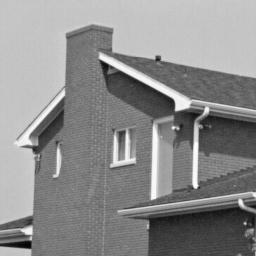
#> input picture TME6/img/house2.png, 256 x 256 px
$ jupyter execute --allow-errors TME6.ipynb
#> lines starting #> are read from the running program, lines starting #| are printed output that depends on the picture; after the words box and inside, x2 and y2 are one past the last pixel; in counts of white or black regions, pixels touching at a corner belong together
**Hugo Riffaud de Turckheim : 3800256**
**Charline Curaut : 3810013**

# Practical work 6 : Harris Corner Detector

The goal of this pratical work is to implement the Harris-Stephen's corners detector (C. Harris and M. Stephens. A combined corner and edge detector. In Proc. Fourth Alvey Vision Conference, pages 147–151, 1988).

Recall the Harris detector computes a map of corners from an image $I$:
$$
R(x,y) = \operatorname{det}(M) - k (\operatorname{trace}(M))^2, (x,y) \text{pixels}
$$
with $k\in[0.04, 0.06]$. $M$ is the auto-correlation of image $I$:
$$
M=\begin{pmatrix}
\sum_{x,y \in W} w(x,y)I_x^2 &
\sum_{x,y \in W} w(x,y)I_xI_y \\
\sum_{x,y \in W} w(x,y)I_xI_y &
\sum_{x,y \in W} w(x,y)I_y^2
\end{pmatrix}
=\begin{pmatrix}
A & B \\ C & D
\end{pmatrix}
$$
with $w(x,y)=\frac1{2\pi \sigma^2}e^{\frac{(x-x_c)^2 + (y-y_c)^2}{2\sigma^2}}$ a Gaussian mask centered on the window $W$. Partial derivatives $I_x$ and $I_y$ are estimated by one of the following kernels :
- Gradient:  $G_x = \begin{pmatrix} 0 & 0 & 0\\ 1 & 0 &-1 \\ 0 & 0 & 0 \end{pmatrix}$,
 $G_y = G_x^T$
- Prewitt: $G_x = \begin{pmatrix} 1 & 0 & -1\\ 1 & 0 &-1 \\ 1 & 0 & -1 \end{pmatrix}$,
 $G_y = G_x^T$
- Sobel: $G_x = \begin{pmatrix} 1 & 0 & -1\\ 2 & 0 &-2 \\ 1 & 0 & -1 \end{pmatrix}$,
 $G_y = G_x^T$


[cell 1]
# Load useful libraries

from PIL import Image
import matplotlib.pyplot as plt
import numpy as np
import scipy.signal
from matplotlib import cm

import os
import imageio
# Useful functions
def gaussianKernel(sigma):
    """ double -> Array
        return a gaussian kernel of standard deviation sigma
    """
    n2 = int(np.ceil(3*sigma))
    x,y = np.meshgrid(np.arange(-n2,n2+1),np.arange(-n2,n2+1))
    kern = np.exp(-(x**2+y**2)/(2*sigma*sigma))
    return  kern/kern.sum()

def display_gif(fn):
    from IPython import display
    return display.HTML('<img src="{}">'.format(fn))

def rotateImage(I,a):
    """ Array*float -> Array
        return a rotation of angle a (degree) of image I
    """
    return np.array(Image.fromarray(I).rotate(a, expand=True, fillcolor=127))

def affine_transfo(I,a,b):
    tmp=a*I+b
    tmp= np.where(tmp>=255,255,tmp)
    tmp= np.where(tmp<=0,0,tmp)
    return (np.rint(tmp)).astype(int)

## Exercise 1: Harris response calculation

1) Write a function `computeR(I, scale, kappa)` that returns the Harris response $R$ from an image $I$ and a scale $scale$. You will use 5 steps:
- Computation of the directionnal derivate $I_x$ and $I_y$. Use the Sobel kernel.
- Computation of the products $I_x^2$, $I_y^2$, $I_x.I_y$.
- Computation of the convolution of $I_x^2$, $I_y^2$ and $I_x.I_y$ by a gaussian kernel of size N (use given function `gaussianKernel()`)
- Computation of $\operatorname{det}(M(x,y))$ and $\operatorname{trace}(M(x,y))$ for each pixel
- Computation of $R(x,y) = \operatorname{det}(M(x,y)) - k.(\operatorname{trace}(M(x,y)))^2$. You can use $k = 0.04$.

 You can compute the convolutions by using the ```scipy.signal.convolve2d``` function.

[cell 2]
def computeR(image,scale,kappa):
    """ Array[n, m]*float*float->Array[n, m]
    """
#> called with scale = 15, kappa = 0.04
    sobelY = np.array([[1,2,1],[0,0,0],[-1,-2,-1]])
    sobelX = np.transpose(sobelY)

    Ix = scipy.signal.convolve2d(image,sobelX,mode='same')
    Iy = scipy.signal.convolve2d(image,sobelY,mode='same')

    Ixx = Ix**2
    Iyy = Iy**2
    Ixy = Ix*Iy

    gauss = gaussianKernel(scale)
    gaussX = scipy.signal.convolve2d(Ixx,gauss,mode='same')
    gaussY = scipy.signal.convolve2d(Iyy,gauss,mode='same')
    gaussProduct = scipy.signal.convolve2d(Ixy,gauss,mode='same')

    detM = gaussX*gaussY - gaussProduct*gaussProduct
    traceM = gaussX + gaussY

    R = detM - kappa*traceM**2

    return R

2) Write a script that displays the Harris response for the image ```img/house2.png``` along with the original image. Use a gaussian window of size $W=15$ pixels.

[cell 3]
house = np.array(Image.open('img/house2.png'))

fig = plt.figure(figsize=plt.figaspect(0.25))

ax = fig.add_subplot(1, 2, 1)
ax.imshow(house,cmap="gray")
ax.set_title("original")

ax = fig.add_subplot(1, 2, 2)
ax.imshow(computeR(house,15,0.04),cmap="gray")
ax.set_title("Harris response")
#> figure, not shown here; palette indices are drawn, not the picture's colours

#> (a cell that did not finish here is left out)

#> call 2 of computeR, with scale = 2.1, kappa = 0.04
#> in computeR (call 2), `gaussProduct = scipy.signal.convolve2d(Ixy,gauss,mode='same')`:
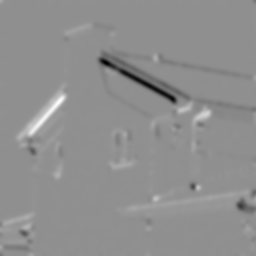
#> gaussProduct: shape (256, 256) float64; min -71344.4, max 55041, mean -160.3; drawn with min black and max white

#> (a cell that did not finish here is left out)

3) Write in a few lines an interpretation of the results, explaining how the Harris response allows to detect and discriminate homogeneous areas, edges and corners.

Avec la seconde image (qui est très simple puisque ce n'est qu'un carré), on voit mieux ce que donne le détecteur de Harris. On obtient une image dans laquelle les coins apparaissent en blanc (valeurs positives), et les limites de surface apparaissent en noir (valeurs négatives). Tout ce qui n'est pas des coins ou des limites sont des zones (valent 0 dans la matrice) et apparaissent en gris

## Exercise 2 : Harris corner detector
From the Harris response calculated at exercise 1, we will write all the functions needed for the Harris detector. Write the following functions:

1) A function `thresholdR(R, thres)` that calculates and returns the binary thresholding $R_b$ of the response $R$ according to the threshold $thres$

[cell 6]
def thresholdR(R, thres):
    """ Array[n, m] * float -> Array[n, m]
    """
#> called with thres = 40000000
    return np.where(R>thres,1,0)
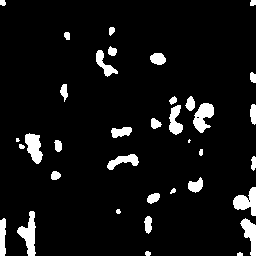
#> returned value: shape (256, 256) int64; values 0 (black) and 1 (white), 6.9% white; 36 white regions (2 under 20 px), largest, box (x1, y1, x2, y2) and area: (17, 211, 36, 256) 425, (193, 103, 214, 133) 382, (233, 187, 256, 216) 375

2) A function `Rnms(R, Rbin)` that performs a non-maximum supression from the response $R$ and the binarized response $R_{bin}$. It returns the image $R_{locmax}$ (same size as $R$) =1 where $R_{bin}=1$ and the pixel has a greater value $R$ than its 8 nearest neighbors.

**Bonus**: Write a faster version of the script using Numpy function `np.roll()`.

[cell 7]
def imagePad(I,h) :
    nb = int((max(h.shape[0],h.shape[1]) - 1) / 2.0)
#> nb = 1
    mat1 = np.hstack((np.zeros((I.shape[0], nb)), I, np.zeros((I.shape[0], nb))))
    mat2 = np.vstack((np.zeros((nb, mat1.shape[1])), mat1, np.zeros((nb, mat1.shape[1]))))
    return mat2

[cell 8]
def rnms(R,Rbin) :

    R_tmp = imagePad(R,np.zeros((3,3)))
    Rbin_tmp = imagePad(Rbin,np.zeros((3,3)))
#> in imagePad (call 2), `mat1 = np.hstack((np.zeros((I.shape[0], nb)), I, np.zeros((I.shape[0],..`: mat1: shape (256, 258) float64; values 0 (black) and 1 (white), 6.9% white; 36 white regions (2 under 20 px), largest, box (x1, y1, x2, y2) and area: (18, 211, 37, 256) 425, (194, 103, 215, 133) 382, (234, 187, 257, 216) 375
#> in imagePad (call 2), `mat2 = np.vstack((np.zeros((nb, mat1.shape[1])), mat1, np.zeros((nb, m..`: mat2: shape (258, 258) float64; values 0 (black) and 1 (white), 6.8% white; 36 white regions (2 under 20 px), largest, box (x1, y1, x2, y2) and area: (18, 212, 37, 257) 425, (194, 104, 215, 134) 382, (234, 188, 257, 217) 375
    Rlocmax = np.zeros(R_tmp.shape)

    for i in range(1,R.shape[0]) :
        for j in range(1,R.shape[1]) :
            neighbors = R_tmp[i-1:i+2,j-1:j+2]
            if (Rbin_tmp[i][j]==1 and R_tmp[i][j]==np.max(neighbors)) :
                Rlocmax[i][j] = 1
#> Rlocmax: shape (258, 258) float64; values 0 (black) and 1 (white), 0.1% white in thin lines or dots

    return Rlocmax[1:Rlocmax.shape[0]-1,1:Rlocmax.shape[0]-1]
#> returned value: shape (256, 256) float64; values 0 (black) and 1 (white), 0.11% white in thin lines or dots

3) Write a function ``cornerDetector(image, scale, kappa, thresh)`` that returns an array of the same size as the image. The array takes two values: 1 where a corner is detected and 0 elsewhere.

[cell 9]
def cornerDetector(image, sigma, kappa, thres):
    """ Array[n, m]*float*float*float -> Array[n, m]
    """
    R = computeR(image,sigma,kappa)
    Rbin = thresholdR(R,thres)
    return rnms(R,Rbin)

4 ) Display the detected corners on the original image for the image ```img/house2.png```. Each detected corner will be displayed as a small red disk. You can use the functions ```np.nonzero()``` and ```plt.scatter()``` to that purpose.

[cell 10]
def visu_detected_edges(tmp_I, sigma, kappa, thres):
    I=tmp_I.copy()
    detector = cornerDetector(I, sigma, kappa, thres)

    fig = plt.figure(figsize=plt.figaspect(0.25))

    ax = fig.add_subplot(1, 3, 1)
    ax.imshow(tmp_I,cmap="gray")
    ax.set_title("original")

    new_I=np.dstack((tmp_I.copy(),tmp_I.copy(),tmp_I.copy()))
#> new_I is the input picture: shape (256, 256, 3); min 0, max 255, mean 140


    for i in range(I.shape[0]):
        for j in range(I.shape[1]):
            if detector[i,j]>0:
                new_I[i-3:i+3,j-3:j+3]=[255,0,0]
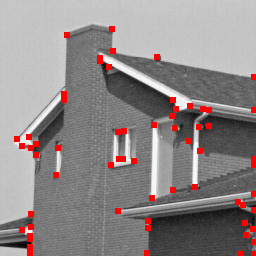
#> new_I: shape (256, 256, 3); 3.29% of pixels changed, all inside (x1, y1, x2, y2) = (14, 26, 256, 256); drawn as R, G, B


    ax = fig.add_subplot(1, 3, 2, projection='3d')
    X,Y = np.meshgrid(range(tmp_I.shape[1]), range(tmp_I.shape[0]))
    ax.plot_surface(X, Y, tmp_I, rstride=1, cstride=1, cmap=cm.coolwarm,linewidth=0, antialiased=False)
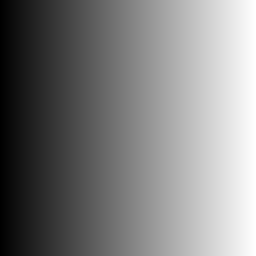
#> X: shape (256, 256) int64; min 0, max 255, mean 127.5
    ax.set_title("3d projection of the original")

    ax = fig.add_subplot(1, 3, 3)
    ax.imshow(new_I)
    ax.set_title("detected corners")

#> (a cell that did not finish here is left out)

[cell 12]
visu_detected_edges(house,2.1,0.04,4e7)
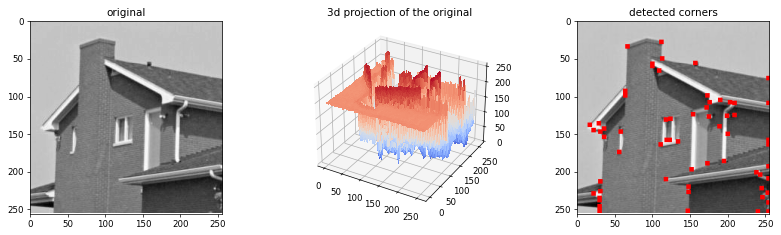
#> figure drawn by matplotlib, 3 panels; palette indices are drawn, not the picture's colours

5) Evaluate the performances of the corner detector. Try to find good values for Sigma and Threshold.

On peut voir qu'en fonction de la taille du noyau choisi, l'algo retourne plus ou moins de coins. En effet le filtre gaussien a tendance à retirer les basses fréquences qui caractérisent les contours et par conséquent les coins, donc plus le filtre est grand et plus on retire de coins.

On remarque que l'algorithme a marqué plusieurs points dans le ciel comme des coins. Cela est dû au fait que le ciel n'est pas une texture d'une couleur unique (comme on peut le remarquer sur le plot 3D).

## Exercise 3 : Properties of Harris corner detector

The goal of this exercice is to study some invariance properties of Harris detector.

1) Write a script that detects the corners on the images ```img/toyHorse1.png``` and ```img/toyHorse2.png``` with a scale of 15 and appropriate threshold value. Display the detected corners on the images.

[cell 13]
toy1 = np.array(Image.open('img/toyHorse1.png'))
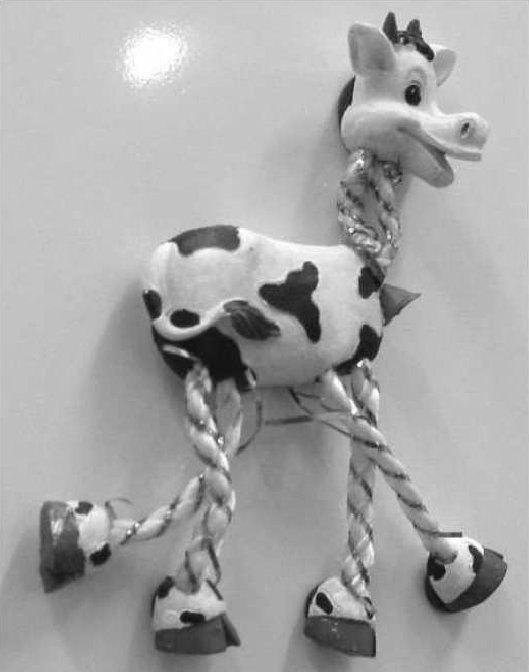
#> input picture TME6/img/toyHorse1.png, 529 x 672 px
#> toy1 is the input picture: shape (672, 529); min 1, max 255, mean 166.5
toy2 = np.array(Image.open('img/toyHorse2.png'))
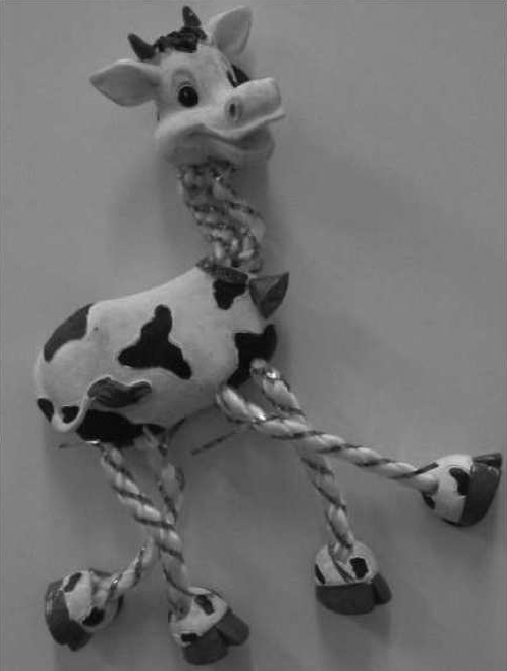
#> input picture TME6/img/toyHorse2.png, 507 x 671 px
#> toy2 is the input picture: shape (671, 507); min 0, max 253, mean 111.7

visu_detected_edges(toy1,2.1,0.04,5e7)
#> call 3 of computeR, with scale = 2.1, kappa = 0.04
#> in computeR (call 3), `Ixy = Ix*Iy`:
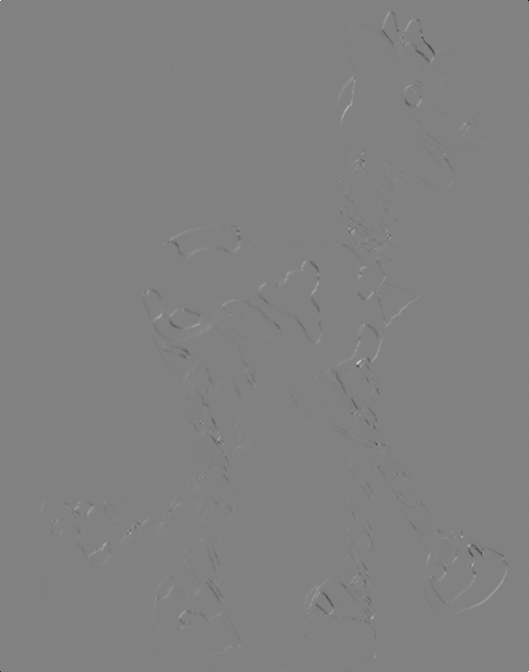
#> Ixy: shape (672, 529) int64; min -357600, max 345455, mean -139.2; drawn with min black and max white
#> in computeR (call 3), `R = detM - kappa*traceM**2`:
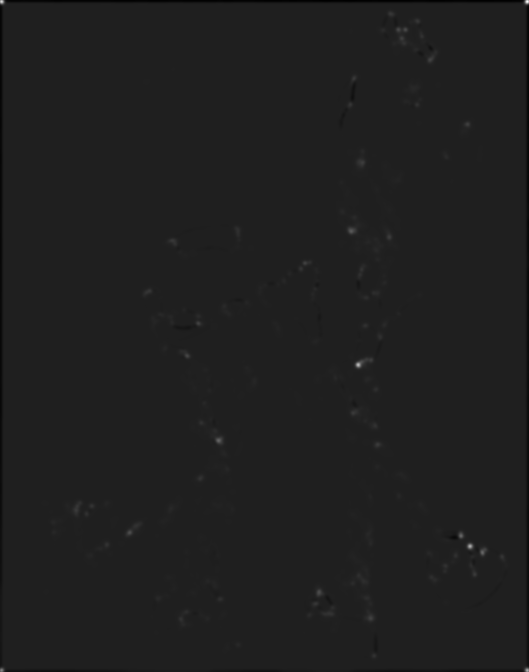
#> R: shape (672, 529) float64; min -732245356.5, max 5.15e+09, mean -2051669.6; drawn with min black and max white
#> in thresholdR (call 2), `return np.where(R>thres,1,0)`: returned value: shape (672, 529) int64; values 0 (black) and 1 (white), 2.6% white; 136 white regions (34 under 20 px), largest, box (x1, y1, x2, y2) and area: (197, 418, 228, 457) 358, (343, 565, 370, 590) 346, (392, 26, 420, 53) 344
#> in imagePad (call 4), `mat1 = np.hstack((np.zeros((I.shape[0], nb)), I, np.zeros((I.shape[0],..`: mat1: shape (672, 531) float64; values 0 (black) and 1 (white), 2.6% white; 136 white regions (34 under 20 px), largest, box (x1, y1, x2, y2) and area: (198, 418, 229, 457) 358, (344, 565, 371, 590) 346, (393, 26, 421, 53) 344
#> in imagePad (call 4), `mat2 = np.vstack((np.zeros((nb, mat1.shape[1])), mat1, np.zeros((nb, m..`:
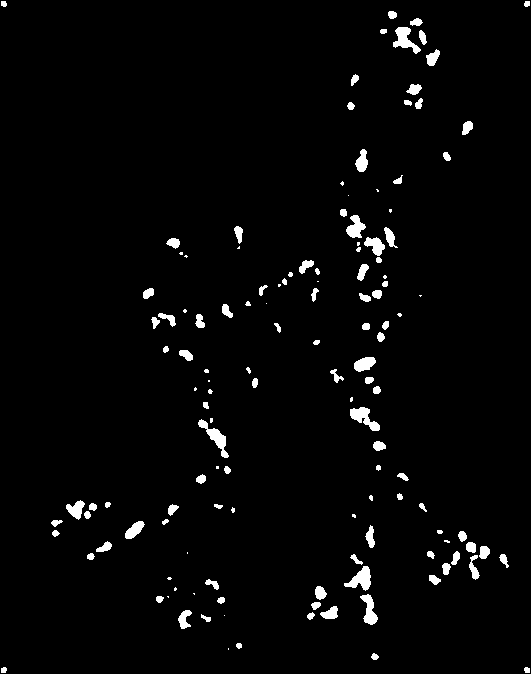
#> mat2: shape (674, 531) float64; values 0 (black) and 1 (white), 2.5% white; 136 white regions (34 under 20 px), largest, box (x1, y1, x2, y2) and area: (198, 419, 229, 458) 358, (344, 566, 371, 591) 346, (393, 27, 421, 54) 344
visu_detected_edges(toy2,2.1,0.04,5e7)
